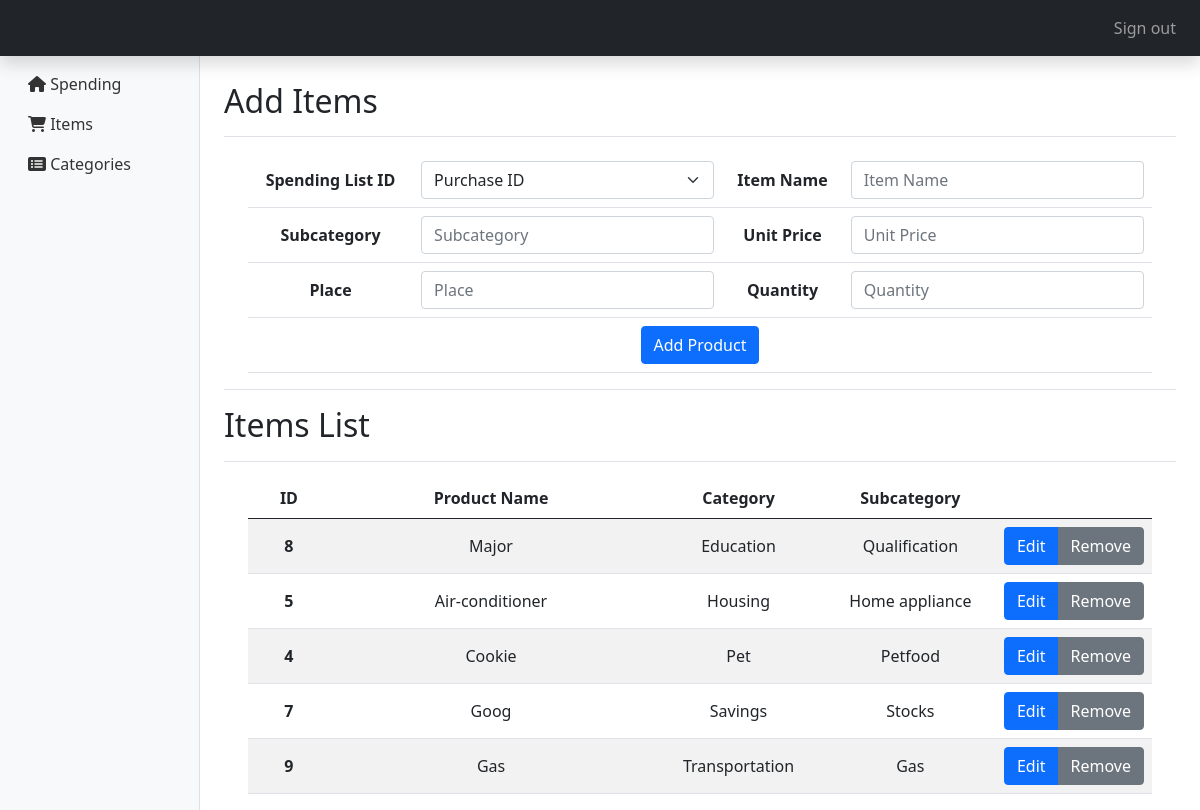
Screenshot of /items (signed in) with the database file from the repository.
### tables this page shows
CREATE TABLE produto (
    id INTEGER PRIMARY KEY NOT NULL,
    produto_nome VARCHAR(30)
);

CREATE TABLE categoria (
    id INTEGER PRIMARY KEY NOT NULL,
    descricao VARCHAR(30),
    parent_id INTEGER
);

### application.py (the view)
@app.route("/items", methods=["GET", "POST"])
@login_required
def items():
    addItems = request.args.get("idadditems")
    shopping_list = cur.execute("SELECT id FROM compras ORDER BY data DESC").fetchall()
    categories = cur.execute("SELECT * FROM categoria WHERE parent_id IS NULL").fetchall()
    subcategories = cur.execute("SELECT * FROM categoria WHERE parent_id IS NOT NULL").fetchall()
    buttonValue = request.form.get('postbutton')
    itemList = cur.execute(
        "SELECT produto.id, produto.produto_nome, c.descricao AS category, categoria.descricao AS subcategory FROM produto " \
            "INNER JOIN produto_categoria ON produto.id=produto_categoria.id_produto " \
                "INNER JOIN categoria ON produto_categoria.id_categoria=categoria.id "\
                    "INNER JOIN (SELECT id, descricao FROM categoria WHERE parent_id IS NULL) c ON categoria.parent_id=c.id " \
                        "ORDER BY category"
    )
    if request.method == "POST":
        if buttonValue == "edit":
            print("edit")
            newId = request.form.get('newId')
            oldId = request.form.get('oldId')
            newName = request.form.get('newName').lower()
            newSub = request.form.get('newSub')
            if newName != '':
                cur.execute("UPDATE produto SET produto_nome = ? WHERE id = ?", (newName, oldId))
            if newId != '':
                cur.execute("UPDATE produto SET id = ? WHERE id = ?", (newId, oldId))
                cur.execute("UPDATE produto_categoria SET id_produto = ? WHERE id_produto = ?", (newId, oldId))
                cur.execute("UPDATE compra_produto SET produto_id = ? WHERE produto_id = ?", (newId, oldId))
            if newSub is not None:
                cur.execute("UPDATE produto_categoria SET id_categoria = ? WHERE id_produto = ?", (newSub, newId))
            db.commit()
            flash("Item Edited")
        elif buttonValue == "remove":
            itemId = request.form.get('id')
            cur.execute("DELETE FROM produto WHERE id = ?", (itemId,))
            cur.execute("DELETE FROM produto_categoria WHERE id_produto = ?", (itemId,))
            cur.execute("DELETE FROM compra_produto WHERE produto_id = ?", (itemId,))
            db.commit()
            flash("Item Removed")
        else:
            purchases_id = request.form.get("purchases")
            product_name = request.form.get("product_name").lower()
            subcategory = request.form.get("subcategory").lower()
            quantity = request.form.get("quantity")
            place = request.form.get("place").lower()
            unit_price = request.form.get("unit_price")
            catId = cur.execute("SELECT categoria_id FROM compras WHERE id = ?", (purchases_id,)).fetchone()[0]
            productId = cur.execute("SELECT id FROM produto WHERE produto_nome = ?", (product_name,)).fetchone()
            subcatId = cur.execute("SELECT id FROM categoria WHERE descricao = ? AND parent_id IS NOT NULL", (subcategory,)).fetchone()
            placeId = cur.execute("SELECT id FROM fornecedor WHERE fornecedor_nome = ?", (place,)).fetchone()
            if subcatId is None:
                maxId = cur.execute("SELECT MAX (id) FROM categoria WHERE parent_id = ? GROUP BY parent_id", (catId,)).fetchone()
                if maxId:
                    subcatId = maxId[0] + 1
                    cur.execute(
                        "INSERT INTO categoria (id, descricao, parent_id) VALUES (?, ?, ?)", (subcatId, subcategory, catId)
                        )
                else:
                    subcatId = catId * 100
                    cur.execute(
                        "INSERT INTO categoria (id, descricao, parent_id) VALUES (?, ?, ?)", (subcatId, subcategory, catId)
                        )
            else:
                subcatId = subcatId[0]
            if productId is None:
                cur.execute(
                    "INSERT INTO produto (produto_nome) VALUES (?)", (product_name,)
                    )
                productId = cur.execute("SELECT id FROM produto WHERE produto_nome = ?", (product_name,)).fetchone()[0]
                cur.execute(
                    "INSERT INTO produto_categoria (id_produto, id_categoria) VALUES (?, ?)", (productId, subcatId)
                    )
            else:
                productId = productId[0]
            if placeId is None:
                cur.execute(
                    "INSERT INTO fornecedor (fornecedor_nome) VALUES (?)", (place,)
                    )
                placeId = cur.execute("SELECT id FROM fornecedor WHERE fornecedor_nome = ?", (place,)).fetchone()[0]
            else:
                placeId = placeId[0]
            cur.execute(
                "INSERT INTO compra_produto (produto_id, quant, fornecedor_id, compras_id, preco_unit) VALUES (?, ?, ?, ?, ?)", (
                productId, quantity, placeId, purchases_id, unit_price)
                )
            flash("Item Added")
        db.commit()
        return redirect("/items")
    else:
        return render_template("items.html", shopping_list=shopping_list, addItems=addItems, itemList=itemList, subcategories=subcategories, categories=categories)

### application.py (called while the page is built)
@app.after_request
def after_request(response):
    response.headers["Cache-Control"] = "no-cache, no-store, must-revalidate"
    response.headers["Expires"] = 0
    response.headers["Pragma"] = "no-cache"
    return response

### helpers.py (called while the page is built)
def login_required(f):
    @wraps(f)
    def decorated_function(*args, **kwargs):
        if session.get("user_id") is None:
            return redirect("/login")
        return f(*args, **kwargs)
    return decorated_function

### templates/items.html (shortened to what this page needs)
{% extends "layout.html" %}
{% block main %}
<div class="d-flex justify-content-between flex-wrap flex-md-nowrap align-items-center pt-3 pb-2 mb-3 border-bottom">
    <h1 class="h2">Add Items</h1>
</div>
<div class="table-responsive">
    <form action="/items" method="POST">
        <div class="container-fluid d-flex justify-content-center">
            <table class="table align-middle">
                <tbody style="text-align:center">
                    <tr>
                        <th>Spending List ID</th>
                        <td>
                            <select name="purchases" class="form-select" id="purchases" required>
                                <option disabled selected value="">Purchase ID</option>
                            </select>
                        </td>
                        <th>Item Name</th>
                        <td>
                            <input class="form-control" name="product_name" placeholder="Item Name" type="text" id=product_name required autocomplete="off">
                        </td>
                    <tr>
                        <th>Subcategory</th>
                        <td>
                            <input class="form-control" name="subcategory" placeholder="Subcategory" type="text" id="subcat" required autocomplete="off">
                        </td>
                        <th>Unit Price</th>
                        <td>
                            <input class="form-control" name="unit_price" placeholder="Unit Price" type="number" step="0.01" required autocomplete="off">
                        </td>
                    </tr>
                        <th>Place</th>
                        <td>
                            <input class="form-control" name="place" placeholder="Place" type="text" id="place" required autocomplete="off">
                        </td>
                        <th>Quantity</th>
                        <td>
                            <input class="form-control" name="quantity" placeholder="Quantity" type="number" required autocomplete="off">
                        </td>
                     </tr>
                    <tr>
                        <td colspan="4"><button class="btn btn-primary" type="submit" value="add">Add Product</button></td>
                    </tr>
                </tbody>
            </table>
        </div>
    </form>
</div>
<div class="d-flex justify-content-between flex-wrap flex-md-nowrap align-items-center pt-3 pb-2 mb-3 border-bottom border-top">
    <h1 class="h2">Items List</h1>
</div>
<div class="table-responsive">
<div class="container-fluid d-flex justify-content-center">
    <table class="table table-striped align-middle">
        <thead>
            <tr style="text-align:center">
                <th scope="col" width="10%">ID</th>
                <th scope="col" width="40%">Product Name</th>
                <th scope="col" width="20%">Category</th>
                <th scope="col" width="20%">Subcategory</th>
                <th scope="col" width="10%"></th>
            </tr>
        </thead>
        <tbody style="text-align:center">
            {% for item in itemList %}
                <tr id="tr{{ item['id']}}">
                    <form action='/items' method='POST'>
                        <th>{{ item['id'] }}</th>
                        <td value="{{ item['produto_nome']}}">{{ item['produto_nome'].capitalize() }}</td>
                        <td value="{{ item['category']}}">{{ item['category'].capitalize() }}</td>
                        <td value="{{ item['subcategory']}}">{{ item['subcategory'].capitalize() }}</td>
                        <td class="btn-group">
                            <button class="btn btn-primary edit" type="button" value="{{ item['id']}}">Edit</button>
                            <button class="btn btn-secondary" type="submit" name="postbutton" value="remove">Remove</button>
                        </td>
                    </form>
                </tr>
            {% endfor %}
        </tbody>
    </table>
</div>
</div>
{% endblock %}

### static/style.css (style rules this page uses)
html, body { height:100% }

### rows the page displays
produto: id "8", produto_nome "Major", category "Education", subcategory "Qualification"
produto: id "5", produto_nome "Air-conditioner", category "Housing", subcategory "Home appliance"
produto: id "4", produto_nome "Cookie", category "Pet", subcategory "Petfood"
produto: id "7", produto_nome "Goog", category "Savings", subcategory "Stocks"
produto: id "9", produto_nome "Gas", category "Transportation", subcategory "Gas"
